Frame 1 (no input): blank canvas, image omitted
Frame 60 (no input): blank canvas, image omitted
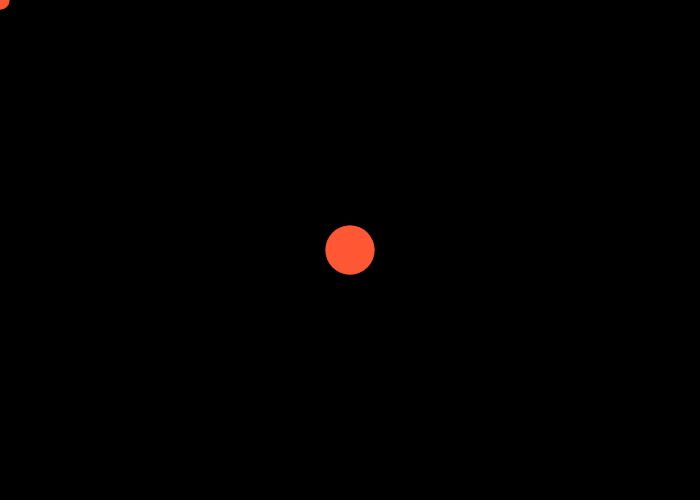
Frame 120 (the mouse pressed at the canvas centre since frame 60)

The p5.js sketch whose frames 1 and 60 were blank and that drew this single picture after the mouse press (run headless with seeded random() and noise() and a simulated clock; from frame 60 on, the mouse is pressed at the canvas centre):

// p5.js sketch
// ── sketch.js
let trail = [];

function setup() {
  createCanvas(700, 500);
  noStroke();
}

function draw() {
  background(0);

  fill('#ff5733aa');

  trail.push(createVector(mouseX, mouseY));

  if (trail.length > 100) {
    trail.shift();
  }

  for (let i = 0; i < trail.length; i++) {
    const curr = trail[i];
    circle(curr.x, curr.y, i / 2);
  }
}
